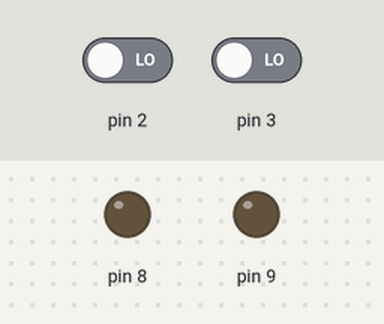
Bench run of a sketch on a simulated Arduino Uno, built with avr-gcc and run on an emulated ATmega328P. Shown: output pins drawn as LEDs (lit = HIGH). The test bench sets the inputs (shaded band); at power-on: pin 2 LOW, pin 3 LOW.

Above: at 1.2 s.
1.3 s: pin 2 driven HIGH
At 2.2 s:
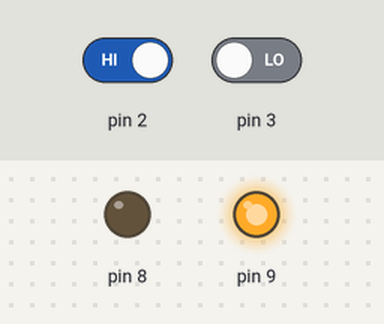
2.8 s: pin 3 driven HIGH
At 3.7 s:
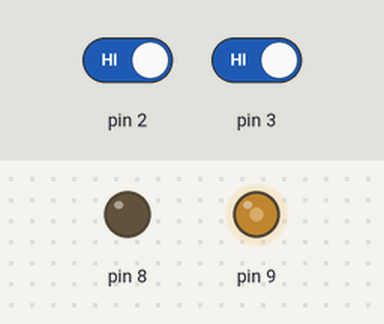
4.3 s: pin 3 driven LOW
At 5.5 s:
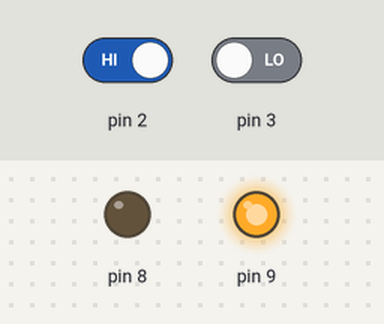
Timing chart, 0 to 7.3 s (numbered marks = the images above; inputs shaded):
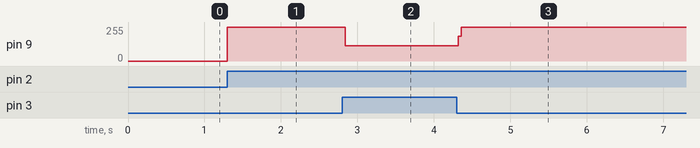

Measured:
- after the input at 1.3 s, pin 9: 0/255 → 255/255 at once
- after the input at 2.8 s, pin 9: 255/255 → 113/255 at once
- after the input at 4.3 s, pin 9: 113/255 → 255/255 at once

The sketch:

conveyor_test.ino
```cpp
void setup() {
  Serial.begin(9600);
  pinMode(2,INPUT);
  pinMode(3,INPUT);
  pinMode(8,OUTPUT);
  pinMode(9,OUTPUT);
}

void loop()
{
  int sensor_1=digitalRead(2);
  int sensor_2=digitalRead(3);

  if(sensor_1==1)
  {
     digitalWrite(9,HIGH);
     digitalWrite(8,LOW);
  }
     if(sensor_2==1)
    {
     digitalWrite(8,LOW);
     digitalWrite(9,LOW);
    }

//
//  Serial.println(sensor_1);
//  Serial.println(sensor_2);
  }
```
